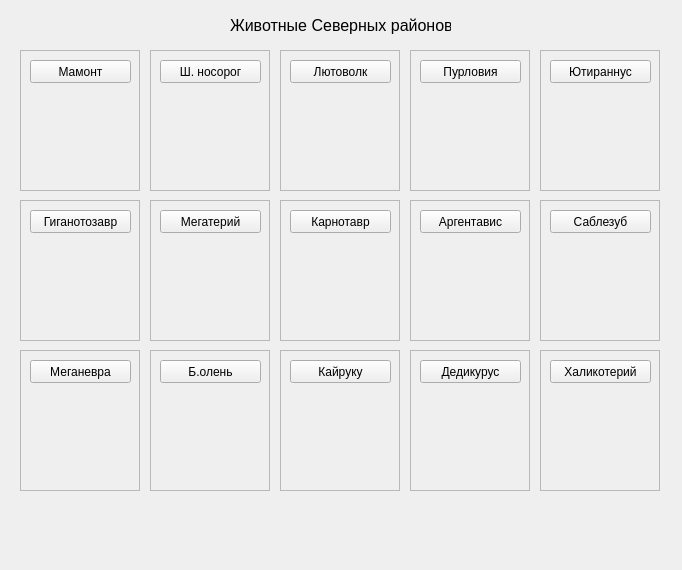
<?xml version="1.0" encoding="UTF-8"?>
<ui version="4.0">
 <class>MainWindow</class>
 <widget class="QMainWindow" name="MainWindow">
  <property name="geometry">
   <rect>
    <x>0</x>
    <y>0</y>
    <width>682</width>
    <height>570</height>
   </rect>
  </property>
  <property name="windowTitle">
   <string>MainWindow</string>
  </property>
  <widget class="QWidget" name="centralwidget">
   <widget class="QFrame" name="frame_10">
    <property name="geometry">
     <rect>
      <x>20</x>
      <y>50</y>
      <width>120</width>
      <height>141</height>
     </rect>
    </property>
    <property name="frameShape">
     <enum>QFrame::StyledPanel</enum>
    </property>
    <property name="frameShadow">
     <enum>QFrame::Raised</enum>
    </property>
    <widget class="QPushButton" name="Mammoth">
     <property name="geometry">
      <rect>
       <x>10</x>
       <y>10</y>
       <width>101</width>
       <height>23</height>
      </rect>
     </property>
     <property name="text">
      <string>Мамонт</string>
     </property>
    </widget>
    <widget class="QLabel" name="label_11">
     <property name="geometry">
      <rect>
       <x>20</x>
       <y>50</y>
       <width>81</width>
       <height>71</height>
      </rect>
     </property>
     <property name="styleSheet">
      <string notr="true">border-image: url(:/newPrefix/resource/mammoth.png);</string>
     </property>
     <property name="text">
      <string/>
     </property>
    </widget>
   </widget>
   <widget class="QFrame" name="frame_11">
    <property name="geometry">
     <rect>
      <x>280</x>
      <y>50</y>
      <width>120</width>
      <height>141</height>
     </rect>
    </property>
    <property name="frameShape">
     <enum>QFrame::StyledPanel</enum>
    </property>
    <property name="frameShadow">
     <enum>QFrame::Raised</enum>
    </property>
    <widget class="QPushButton" name="Direwolf">
     <property name="geometry">
      <rect>
       <x>10</x>
       <y>10</y>
       <width>101</width>
       <height>23</height>
      </rect>
     </property>
     <property name="text">
      <string>Лютоволк</string>
     </property>
    </widget>
    <widget class="QLabel" name="label_26">
     <property name="geometry">
      <rect>
       <x>20</x>
       <y>50</y>
       <width>81</width>
       <height>71</height>
      </rect>
     </property>
     <property name="styleSheet">
      <string notr="true">border-image: url(:/newPrefix/resource/Direwolf.png);</string>
     </property>
     <property name="text">
      <string/>
     </property>
    </widget>
   </widget>
   <widget class="QFrame" name="frame_12">
    <property name="geometry">
     <rect>
      <x>150</x>
      <y>50</y>
      <width>120</width>
      <height>141</height>
     </rect>
    </property>
    <property name="frameShape">
     <enum>QFrame::StyledPanel</enum>
    </property>
    <property name="frameShadow">
     <enum>QFrame::Raised</enum>
    </property>
    <widget class="QPushButton" name="WoolyRhino">
     <property name="geometry">
      <rect>
       <x>10</x>
       <y>10</y>
       <width>101</width>
       <height>23</height>
      </rect>
     </property>
     <property name="text">
      <string>Ш. носорог</string>
     </property>
    </widget>
    <widget class="QLabel" name="label_13">
     <property name="geometry">
      <rect>
       <x>20</x>
       <y>50</y>
       <width>81</width>
       <height>71</height>
      </rect>
     </property>
     <property name="styleSheet">
      <string notr="true">border-image: url(:/newPrefix/resource/woolyrhino.png);</string>
     </property>
     <property name="text">
      <string/>
     </property>
    </widget>
   </widget>
   <widget class="QFrame" name="frame_13">
    <property name="geometry">
     <rect>
      <x>410</x>
      <y>200</y>
      <width>120</width>
      <height>141</height>
     </rect>
    </property>
    <property name="frameShape">
     <enum>QFrame::StyledPanel</enum>
    </property>
    <property name="frameShadow">
     <enum>QFrame::Raised</enum>
    </property>
    <widget class="QPushButton" name="Argentavis">
     <property name="geometry">
      <rect>
       <x>10</x>
       <y>10</y>
       <width>101</width>
       <height>23</height>
      </rect>
     </property>
     <property name="text">
      <string>Аргентавис</string>
     </property>
    </widget>
    <widget class="QLabel" name="label_14">
     <property name="geometry">
      <rect>
       <x>20</x>
       <y>50</y>
       <width>81</width>
       <height>71</height>
      </rect>
     </property>
     <property name="styleSheet">
      <string notr="true">border-image: url(:/newPrefix/resource/argentavis.png);</string>
     </property>
     <property name="text">
      <string/>
     </property>
    </widget>
   </widget>
   <widget class="QFrame" name="frame_15">
    <property name="geometry">
     <rect>
      <x>280</x>
      <y>200</y>
      <width>120</width>
      <height>141</height>
     </rect>
    </property>
    <property name="frameShape">
     <enum>QFrame::StyledPanel</enum>
    </property>
    <property name="frameShadow">
     <enum>QFrame::Raised</enum>
    </property>
    <widget class="QPushButton" name="Carnotaurus">
     <property name="geometry">
      <rect>
       <x>10</x>
       <y>10</y>
       <width>101</width>
       <height>23</height>
      </rect>
     </property>
     <property name="text">
      <string>Карнотавр</string>
     </property>
    </widget>
    <widget class="QLabel" name="label_16">
     <property name="geometry">
      <rect>
       <x>20</x>
       <y>50</y>
       <width>81</width>
       <height>71</height>
      </rect>
     </property>
     <property name="styleSheet">
      <string notr="true">border-image: url(:/newPrefix/resource/carnotaurus.png);</string>
     </property>
     <property name="text">
      <string/>
     </property>
    </widget>
   </widget>
   <widget class="QFrame" name="frame_16">
    <property name="geometry">
     <rect>
      <x>20</x>
      <y>200</y>
      <width>120</width>
      <height>141</height>
     </rect>
    </property>
    <property name="frameShape">
     <enum>QFrame::StyledPanel</enum>
    </property>
    <property name="frameShadow">
     <enum>QFrame::Raised</enum>
    </property>
    <widget class="QPushButton" name="Giganotosaurus">
     <property name="geometry">
      <rect>
       <x>10</x>
       <y>10</y>
       <width>101</width>
       <height>23</height>
      </rect>
     </property>
     <property name="text">
      <string>Гиганотозавр</string>
     </property>
    </widget>
    <widget class="QLabel" name="label_17">
     <property name="geometry">
      <rect>
       <x>20</x>
       <y>50</y>
       <width>81</width>
       <height>71</height>
      </rect>
     </property>
     <property name="styleSheet">
      <string notr="true">border-image: url(:/newPrefix/resource/giganotosaurus.png);</string>
     </property>
     <property name="text">
      <string/>
     </property>
    </widget>
   </widget>
   <widget class="QFrame" name="frame_17">
    <property name="geometry">
     <rect>
      <x>150</x>
      <y>200</y>
      <width>120</width>
      <height>141</height>
     </rect>
    </property>
    <property name="frameShape">
     <enum>QFrame::StyledPanel</enum>
    </property>
    <property name="frameShadow">
     <enum>QFrame::Raised</enum>
    </property>
    <widget class="QPushButton" name="Megatherium">
     <property name="geometry">
      <rect>
       <x>10</x>
       <y>10</y>
       <width>101</width>
       <height>23</height>
      </rect>
     </property>
     <property name="text">
      <string>Мегатерий</string>
     </property>
    </widget>
    <widget class="QLabel" name="label_18">
     <property name="geometry">
      <rect>
       <x>20</x>
       <y>50</y>
       <width>81</width>
       <height>71</height>
      </rect>
     </property>
     <property name="styleSheet">
      <string notr="true">border-image: url(:/newPrefix/resource/megatherium.png);</string>
     </property>
     <property name="text">
      <string/>
     </property>
    </widget>
   </widget>
   <widget class="QFrame" name="frame_18">
    <property name="geometry">
     <rect>
      <x>410</x>
      <y>50</y>
      <width>120</width>
      <height>141</height>
     </rect>
    </property>
    <property name="frameShape">
     <enum>QFrame::StyledPanel</enum>
    </property>
    <property name="frameShadow">
     <enum>QFrame::Raised</enum>
    </property>
    <widget class="QPushButton" name="Purlovia">
     <property name="geometry">
      <rect>
       <x>10</x>
       <y>10</y>
       <width>101</width>
       <height>23</height>
      </rect>
     </property>
     <property name="text">
      <string>Пурловия</string>
     </property>
    </widget>
    <widget class="QLabel" name="label_19">
     <property name="geometry">
      <rect>
       <x>20</x>
       <y>50</y>
       <width>81</width>
       <height>71</height>
      </rect>
     </property>
     <property name="styleSheet">
      <string notr="true">border-image: url(:/newPrefix/resource/purlovia.png);</string>
     </property>
     <property name="text">
      <string/>
     </property>
    </widget>
   </widget>
   <widget class="QFrame" name="frame_14">
    <property name="geometry">
     <rect>
      <x>540</x>
      <y>50</y>
      <width>120</width>
      <height>141</height>
     </rect>
    </property>
    <property name="frameShape">
     <enum>QFrame::StyledPanel</enum>
    </property>
    <property name="frameShadow">
     <enum>QFrame::Raised</enum>
    </property>
    <widget class="QPushButton" name="Yutyrannus">
     <property name="geometry">
      <rect>
       <x>10</x>
       <y>10</y>
       <width>101</width>
       <height>23</height>
      </rect>
     </property>
     <property name="text">
      <string>Ютираннус</string>
     </property>
    </widget>
    <widget class="QLabel" name="label_15">
     <property name="geometry">
      <rect>
       <x>20</x>
       <y>50</y>
       <width>81</width>
       <height>71</height>
      </rect>
     </property>
     <property name="styleSheet">
      <string notr="true">border-image: url(:/newPrefix/resource/yutyrannus.png);</string>
     </property>
     <property name="text">
      <string/>
     </property>
    </widget>
   </widget>
   <widget class="QFrame" name="frame_19">
    <property name="geometry">
     <rect>
      <x>540</x>
      <y>350</y>
      <width>120</width>
      <height>141</height>
     </rect>
    </property>
    <property name="frameShape">
     <enum>QFrame::StyledPanel</enum>
    </property>
    <property name="frameShadow">
     <enum>QFrame::Raised</enum>
    </property>
    <widget class="QPushButton" name="Beelzebufo_12">
     <property name="geometry">
      <rect>
       <x>10</x>
       <y>10</y>
       <width>101</width>
       <height>23</height>
      </rect>
     </property>
     <property name="text">
      <string>Халикотерий</string>
     </property>
    </widget>
    <widget class="QLabel" name="label_20">
     <property name="geometry">
      <rect>
       <x>20</x>
       <y>50</y>
       <width>81</width>
       <height>71</height>
      </rect>
     </property>
     <property name="styleSheet">
      <string notr="true">border-image: url(:/resource/resource/dimetrodon.png);</string>
     </property>
     <property name="text">
      <string/>
     </property>
    </widget>
   </widget>
   <widget class="QFrame" name="frame_24">
    <property name="geometry">
     <rect>
      <x>540</x>
      <y>200</y>
      <width>120</width>
      <height>141</height>
     </rect>
    </property>
    <property name="frameShape">
     <enum>QFrame::StyledPanel</enum>
    </property>
    <property name="frameShadow">
     <enum>QFrame::Raised</enum>
    </property>
    <widget class="QPushButton" name="Sabertooth">
     <property name="geometry">
      <rect>
       <x>10</x>
       <y>10</y>
       <width>101</width>
       <height>23</height>
      </rect>
     </property>
     <property name="text">
      <string>Саблезуб</string>
     </property>
    </widget>
    <widget class="QLabel" name="label_25">
     <property name="geometry">
      <rect>
       <x>20</x>
       <y>50</y>
       <width>81</width>
       <height>71</height>
      </rect>
     </property>
     <property name="styleSheet">
      <string notr="true">border-image: url(:/newPrefix/resource/Sabertooth.png);</string>
     </property>
     <property name="text">
      <string/>
     </property>
    </widget>
   </widget>
   <widget class="QFrame" name="frame_23">
    <property name="geometry">
     <rect>
      <x>20</x>
      <y>350</y>
      <width>120</width>
      <height>141</height>
     </rect>
    </property>
    <property name="frameShape">
     <enum>QFrame::StyledPanel</enum>
    </property>
    <property name="frameShadow">
     <enum>QFrame::Raised</enum>
    </property>
    <widget class="QPushButton" name="Meganeura">
     <property name="geometry">
      <rect>
       <x>10</x>
       <y>10</y>
       <width>101</width>
       <height>23</height>
      </rect>
     </property>
     <property name="text">
      <string>Меганевра</string>
     </property>
    </widget>
    <widget class="QLabel" name="label_24">
     <property name="geometry">
      <rect>
       <x>20</x>
       <y>50</y>
       <width>81</width>
       <height>71</height>
      </rect>
     </property>
     <property name="styleSheet">
      <string notr="true">border-image: url(:/newPrefix/resource/meganeura.png);</string>
     </property>
     <property name="text">
      <string/>
     </property>
    </widget>
   </widget>
   <widget class="QFrame" name="frame_22">
    <property name="geometry">
     <rect>
      <x>150</x>
      <y>350</y>
      <width>120</width>
      <height>141</height>
     </rect>
    </property>
    <property name="frameShape">
     <enum>QFrame::StyledPanel</enum>
    </property>
    <property name="frameShadow">
     <enum>QFrame::Raised</enum>
    </property>
    <widget class="QPushButton" name="Deer">
     <property name="geometry">
      <rect>
       <x>10</x>
       <y>10</y>
       <width>101</width>
       <height>23</height>
      </rect>
     </property>
     <property name="text">
      <string>Б.олень</string>
     </property>
    </widget>
    <widget class="QLabel" name="label_23">
     <property name="geometry">
      <rect>
       <x>20</x>
       <y>50</y>
       <width>81</width>
       <height>71</height>
      </rect>
     </property>
     <property name="styleSheet">
      <string notr="true">border-image: url(:/resource/resource/dimetrodon.png);</string>
     </property>
     <property name="text">
      <string/>
     </property>
    </widget>
   </widget>
   <widget class="QFrame" name="frame_21">
    <property name="geometry">
     <rect>
      <x>280</x>
      <y>350</y>
      <width>120</width>
      <height>141</height>
     </rect>
    </property>
    <property name="frameShape">
     <enum>QFrame::StyledPanel</enum>
    </property>
    <property name="frameShadow">
     <enum>QFrame::Raised</enum>
    </property>
    <widget class="QPushButton" name="Kairuku">
     <property name="geometry">
      <rect>
       <x>10</x>
       <y>10</y>
       <width>101</width>
       <height>23</height>
      </rect>
     </property>
     <property name="text">
      <string>Кайруку</string>
     </property>
    </widget>
    <widget class="QLabel" name="label_22">
     <property name="geometry">
      <rect>
       <x>20</x>
       <y>50</y>
       <width>81</width>
       <height>71</height>
      </rect>
     </property>
     <property name="styleSheet">
      <string notr="true">border-image: url(:/newPrefix/resource/kairuku.png);</string>
     </property>
     <property name="text">
      <string/>
     </property>
    </widget>
   </widget>
   <widget class="QFrame" name="frame_20">
    <property name="geometry">
     <rect>
      <x>410</x>
      <y>350</y>
      <width>120</width>
      <height>141</height>
     </rect>
    </property>
    <property name="frameShape">
     <enum>QFrame::StyledPanel</enum>
    </property>
    <property name="frameShadow">
     <enum>QFrame::Raised</enum>
    </property>
    <widget class="QPushButton" name="Doedicurus">
     <property name="geometry">
      <rect>
       <x>10</x>
       <y>10</y>
       <width>101</width>
       <height>23</height>
      </rect>
     </property>
     <property name="text">
      <string>Дедикурус</string>
     </property>
    </widget>
    <widget class="QLabel" name="label_21">
     <property name="geometry">
      <rect>
       <x>20</x>
       <y>50</y>
       <width>81</width>
       <height>71</height>
      </rect>
     </property>
     <property name="styleSheet">
      <string notr="true">border-image: url(:/resource/resource/dimetrodon.png);</string>
     </property>
     <property name="text">
      <string/>
     </property>
    </widget>
   </widget>
   <widget class="QLabel" name="label">
    <property name="geometry">
     <rect>
      <x>230</x>
      <y>10</y>
      <width>221</width>
      <height>31</height>
     </rect>
    </property>
    <property name="text">
     <string>&lt;html&gt;&lt;head/&gt;&lt;body&gt;&lt;p&gt;&lt;span style=&quot; font-size:12pt;&quot;&gt;Животные Северных районов&lt;/span&gt;&lt;/p&gt;&lt;/body&gt;&lt;/html&gt;</string>
    </property>
   </widget>
  </widget>
 </widget>
 <resources>
  <include location="pictures_for_ark/north_resource.qrc"/>
 </resources>
 <connections/>
</ui>
